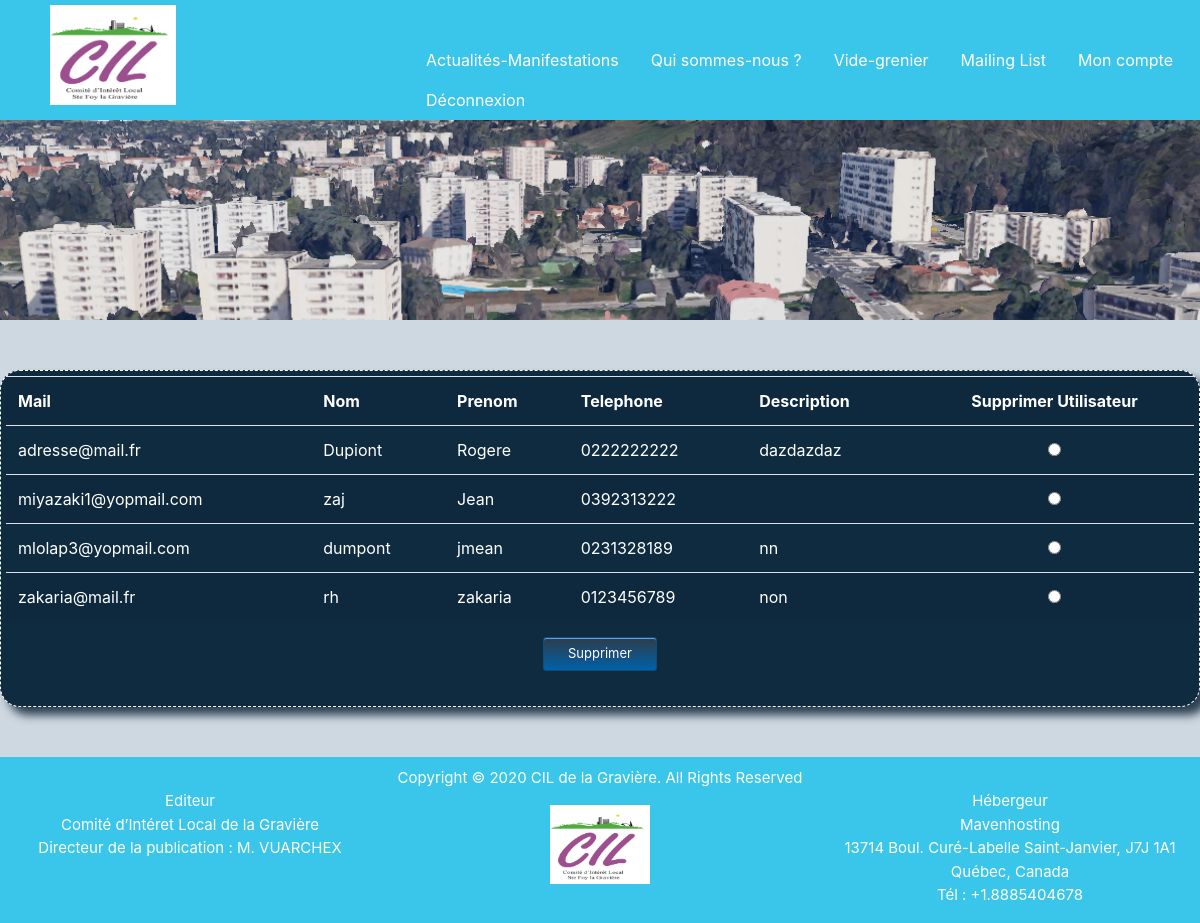
Page /Vide_grenier_V0.2/php/admin_util.php (signed in) on the committed database.
### tables this page shows
CREATE TABLE `utilisateur` (
    `ID_UTIL` int(11) PRIMARY KEY NOT NULL AUTO_INCREMENT,
    `MAIL_UTIL` varchar(50) NOT NULL,
    `MDP_UTIL` varchar(30) NOT NULL,
    `NOM_UTIL` varchar(50) DEFAULT NULL,
    `PRENOM_UTIL` varchar(50) DEFAULT NULL,
    `TEL_UTIL` varchar(15) DEFAULT NULL,
    `DESC_UTIL` varchar(280) DEFAULT NULL,
    `ADMIN_UTIL` tinyint(1) DEFAULT NULL
  );

### Vide_grenier_V0.2/php/admin_util.php (the view, shortened to what this page needs)
<?php
if (isset($_SESSION['id_util']) && $_SESSION["admin"] == 1) {
?>
    <!DOCTYPE html>
    <html lang="fr">
    <head>
        <link rel="stylesheet" href="../css/bootstrap.min.css">
        <link rel="stylesheet" href="../css/monstyle.css">
    </head>
    <body>
        <?php
        include 'inc_header.php';
        ?>
        <main id="listeUtil">
            <?php
            try {
                include 'inc_bdd.php';
                if (isset($_GET['page'])) {
                    $page = $_GET['page'];
                } else {
                    $page = 1;
                }
                $nbrLigneBase = ($page - 1) * 3;
                $select_util =  "SELECT * FROM utilisateur WHERE ADMIN_UTIL IS NULL LIMIT $nbrLigneBase, 25";
                $resultat_select = $base->prepare($select_util);
                $resultat_select->execute();
                $table = "<table class=\"table table-striped\"><tr><th>Mail</th><th>Nom</th><th>Prenom</th><th>Telephone</th><th>Description</th><th class=\"text-center\">Supprimer Utilisateur</th></tr>";
                while ($ligne = $resultat_select->fetch()) {
                    $table .= "<tr><td>" . $ligne['MAIL_UTIL'] . "</td><td>" . $ligne['NOM_UTIL'] . "</td><td>" . $ligne['PRENOM_UTIL'] . "</td><td>" . $ligne['TEL_UTIL'] . "</td><td>" . $ligne['DESC_UTIL'] . "</td><td class=\"text-center\"><input type=\"radio\" id=\"" . $ligne['ID_UTIL'] . "\" name=\"choix\" value=\"" . $ligne['ID_UTIL'] . "\"></td></tr>";
                }
                $table .= "</table>";
                echo "<section class = \"boxSite\">";
                echo "<form method=\"POST\" action=\"admin_erase_util.php\" id=\"formSupp\">";
                echo $table;
                echo "<div class=\"text-center\"><button class=\"bouton\" type=\"submit\">Supprimer</button></div></form>";
                echo "</section>";
            } catch (Exception $e) {
                die('Erreur : ' . $e->getMessage());
            } finally {
                $base = null;
            }
            ?>
        </main>
        <?php
        include 'inc_footer.php';
        ?>
    </body>
    </html>
<?php
} else {
    header("Location:accueil.php");
}
?>

### Vide_grenier_V0.2/css/monstyle.css (style rules this page uses)
html { position: relative; min-height: 100%; width: auto !important; overflow-x: hidden !important; background-color: #CED8E1; }
body { width: auto !important; overflow-x: hidden !important; background-color: #CED8E1; }
.boxSite { border-radius: 20px; border: 1px white dashed; box-shadow: 8px 8px 10px #2C3E50; margin: 50px auto; background-color: #0F2B40; color: white; padding: 5px; }
.bouton { box-shadow: inset 0px 1px 0px 0px #54a3f7; background: linear-gradient(to bottom, #2C3E50 5%, #0061a7 100%); background-color: #2C3E50; border-radius: 3px; border: 1px solid #124d77; display: inline-block; cursor: pointer; color: #ffffff; font-size: 13px; padding: 6px 24px; text-decoration: none; text-shadow: 0px 1px 0px #154682; }
.table-striped { color: white !important; }

### rows in the picture
utilisateur: MAIL_UTIL "adresse@mail.fr", NOM_UTIL "Dupiont", PRENOM_UTIL "Rogere", TEL_UTIL "0222222222", DESC_UTIL "dazdazdaz"
utilisateur: MAIL_UTIL "miyazaki1@yopmail.com", NOM_UTIL "zaj", PRENOM_UTIL "Jean", TEL_UTIL "0392313222"
utilisateur: MAIL_UTIL "mlolap3@yopmail.com", NOM_UTIL "dumpont", PRENOM_UTIL "jmean", TEL_UTIL "0231328189", DESC_UTIL "nn"
utilisateur: MAIL_UTIL "zakaria@mail.fr", NOM_UTIL "rh", PRENOM_UTIL "zakaria", TEL_UTIL "0123456789", DESC_UTIL "non"
